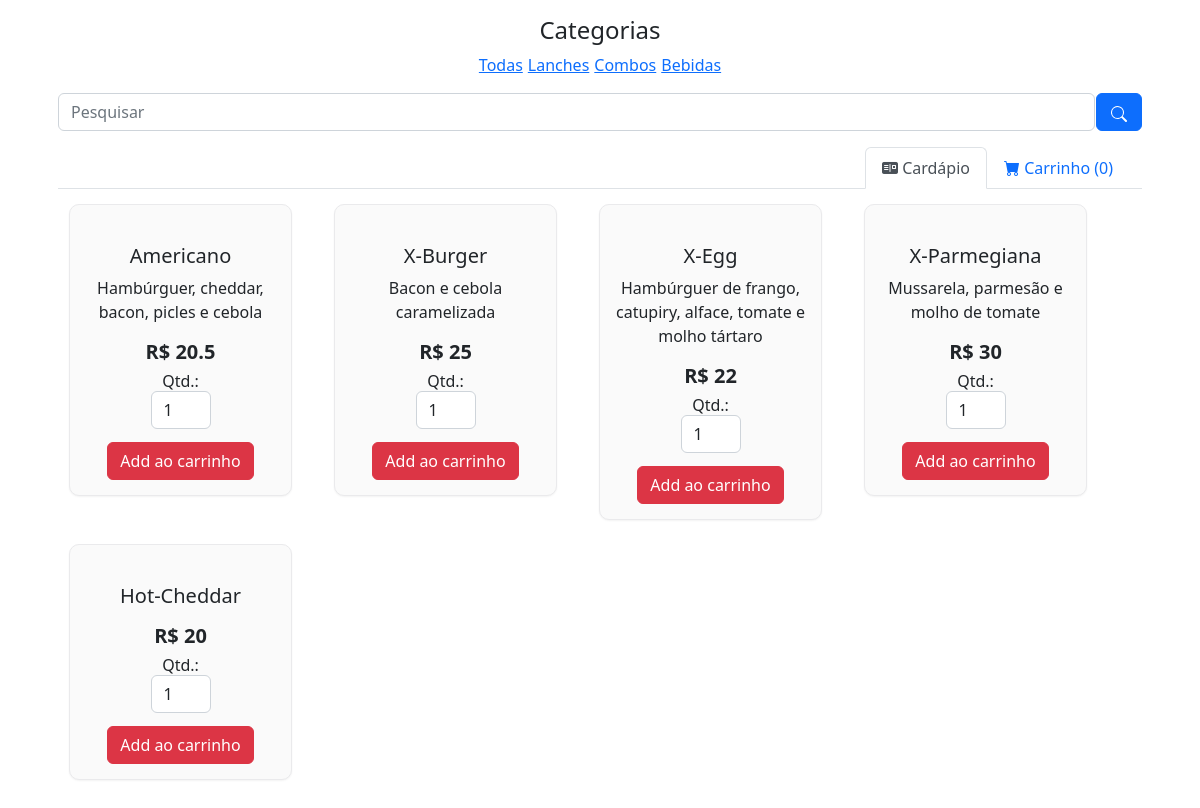
The app's page /index.php?categoria=3 with its own data.
### tables this page shows
CREATE TABLE `categorias` (
  `id` int(11) NOT NULL,
  `nome` varchar(100) NOT NULL,
  `imagem` varchar(100) NOT NULL,
  `status` tinyint(1) NOT NULL
);

CREATE TABLE `produtos` (
  `id` int(11) NOT NULL,
  `name` text NOT NULL,
  `id_categoria` int(11) NOT NULL,
  `price` double NOT NULL,
  `description` text NOT NULL,
  `images` text NOT NULL,
  `status` tinyint(1) NOT NULL
);

### class/Categoria.php (called while the page is built, shortened)
<?php
class Categoria {
	private $categoriasTable = 'categorias';
	private $con;
	public function __construct($db){
        $this->con = $db;
    }
	public function categoriasList(){
		$stmt = $this->con->prepare("SELECT id, nome, imagem, status FROM ".$this->categoriasTable. " where status=1 order by id desc");
		$stmt->execute();
		$result = $stmt->get_result();
		return $result;
	}
}
?>

### class/Produto.php (called while the page is built, shortened)
<?php
class Produto {
	private $produtosTable = 'produtos';
	private $con;
	public function __construct($db){
        $this->con = $db;
    }
	public function itemsCategorie($cat){
		$stmt = $this->con->prepare("SELECT id, name, price, description, images, status FROM ".$this->produtosTable. " where status=1 AND id_categoria='$cat'");
		$stmt->execute();
		$result = $stmt->get_result();
		return $result;
	}
}
?>

### index.php (the view, shortened to what this page needs)
<?php
include_once 'config/Database.php';
include_once 'class/Produto.php';
include_once 'class/Categoria.php';
$database = new Database();
$db = $database->getConexao();
$food = new Produto($db);
$categoria = new Categoria($db);
include('inc/header.php');
?>
<link rel="stylesheet" type="text/css" href="css/foods.css">
<?php include('inc/container.php'); ?>
<div class="p-3">
	<h4 style="text-align: center">Categorias</h4>
	<div class="nav justify-content-center">
		<ul style="display: flex;" class="list-unstyled">
			<?php
			$result = $categoria->categoriasList(); ?>
			<li><a href='index.php'>Todas</a></li>
			<?php
			while ($item = $result->fetch_assoc()) : ?>
				<li><a style="margin-left: 5px" href='index.php?categoria=<?php echo $item['id'] ?>'><?php echo $item['nome']; ?></a></li>
			<?php endwhile; ?>
		</ul>
	</div>
	<div>
		<form class="box-search" method="GET">
			<input type="text" name="q" class="form-control" placeholder="Pesquisar">
			<button type="submit" name="pesquisar" value="Pesquisar" class="btn btn-primary">
			</button>
		</form>
		<div class="content">
			<div class="container-fluid">
				<div class='row'>
					<?php include('top_menu.php'); ?>
				</div>
				<div class='row'>
					<?php
					$count = 0;
					if (isset($_GET['q'])) {
						$result = $food->itemsSearch($_GET['q']);
					} else if (isset($_GET['categoria'])) {
						$result = $food->itemsCategorie($_GET['categoria']);
					} else {
						$result = $food->itemsList();
					}
					while ($item = $result->fetch_assoc()) {
						if ($count == 0) {
							echo "<div class='row'>";
						}
					?>
						<div class="col-md-3">
							<form method="post" action="cart.php?action=add&id=<?php echo $item["id"]; ?>">
								<div class="mypanel" align="center" ;>
									<h5 class="text-dark"><?php echo $item["name"]; ?></h5>
									<p class="text"><?php echo $item["description"]; ?></p>
									<h5 class="text"><strong>R$ <?php echo $item["price"]; ?></strong></h5>
									<h6 class="text">Qtd.: <input type="number" min="1" max="25" name="quantity" class="form-control" value="1" style="width: 60px;"> </h6>
									<input type="submit" name="add" style="margin-top:5px;" class="btn btn-danger" value="Add ao carrinho">
								</div>
							</form>
						</div>
					<?php
						$count++;
						if ($count == 4) {
							echo "</div>";
							$count = 0;
						}
					}
					?>
				</div>
			</div>
			<?php include('inc/footer.php'); ?>

### css/foods.css (style rules this page uses)
.mypanel { border: 1px solid #eaeaec; margin: -1px 19px 25px -1px; box-shadow: 0 1px 2px rgba(0,0,0,0.05); background-color: #FAFAFA; padding: 15px; border-radius: 10px; }
.box-search { display: flex; gap: .1%; justify-content: center; }

### records on screen
categorias: nome "Lanches"
categorias: nome "Combos"
categorias: nome "Bebidas"
produtos: name "Americano", description "Hambúrguer, cheddar, bacon, picles e cebola", price "20.5"
produtos: name "X-Burger", description "Bacon e cebola caramelizada", price "25"
produtos: name "X-Egg", description "Hambúrguer de frango, catupiry, alface, tomate e molho tártaro", price "22"
produtos: name "X-Parmegiana", description "Mussarela, parmesão e molho de tomate", price "30"
produtos: name "Hot-Cheddar", price "20"
